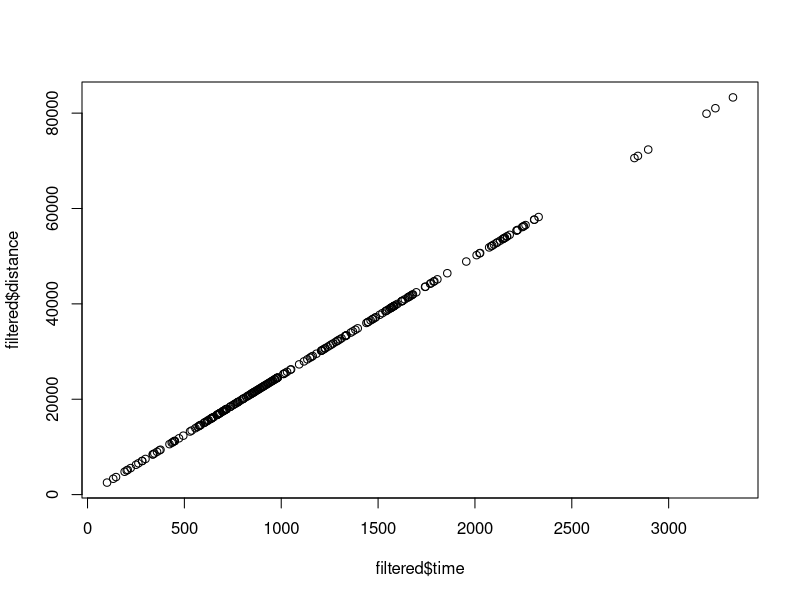

The R source for this figure:
library(readr)
library(dplyr)

api_journeys <- read_csv("../output/api_journeys.csv", col_types = "ccccdd")
non_api_journeys <- read_csv("../output/non_api_journeys.csv", col_types = "ccccdd")

journeys = bind_rows(api_journeys, non_api_journeys)

filtered <- journeys[journeys$zone == 'taunton' & journeys$mode == 'DRIVE', ]
plot(filtered$time, filtered$distance)
